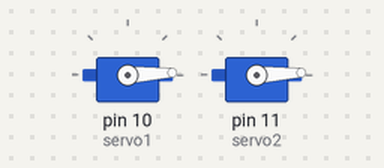
Bench run of a sketch on a simulated Arduino Uno, built with avr-gcc and run on an emulated ATmega328P. Shown: 2 × servo.

Above: at 0.05 s.
At 1.55 s:
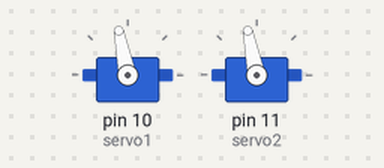
At 3.1 s:
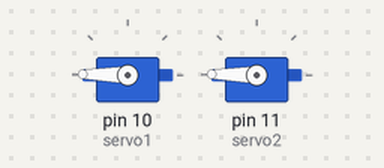
At 6.2 s:
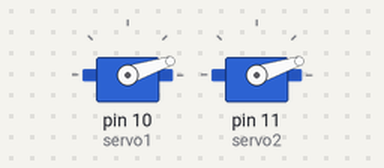
Timing chart, 0 to 8.4 s (numbered marks = the images above):
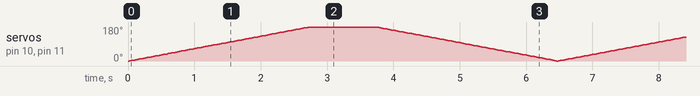

The sketch:

Segundo_Teste_Servo.ino
```cpp
#include <Servo.h>

Servo servo1;
Servo servo2;
int pos; // Posição Servo

char buffer[4];
int received;

void setup(){

  //Inicia a porta serial
  Serial.begin(9600);

  //Atribui as entradas do Arduino
  //as variaveis
  servo1.attach(10);
  servo2.attach(11);

  //Movimentamos ambos os motores para 90 graus
  servo1.write(90);
  servo2.write(90);

  received = 0;
}

void loop(){

  for(pos = 0; pos < 180; pos++)
  {
    servo1.write(pos);
    servo2.write(pos);
  delay(15);
  }
delay(1000);
  for(pos = 180; pos >= 0; pos--)
  {
    servo1.write(pos);
    servo2.write(pos);
    delay(15);
  }

}
```
